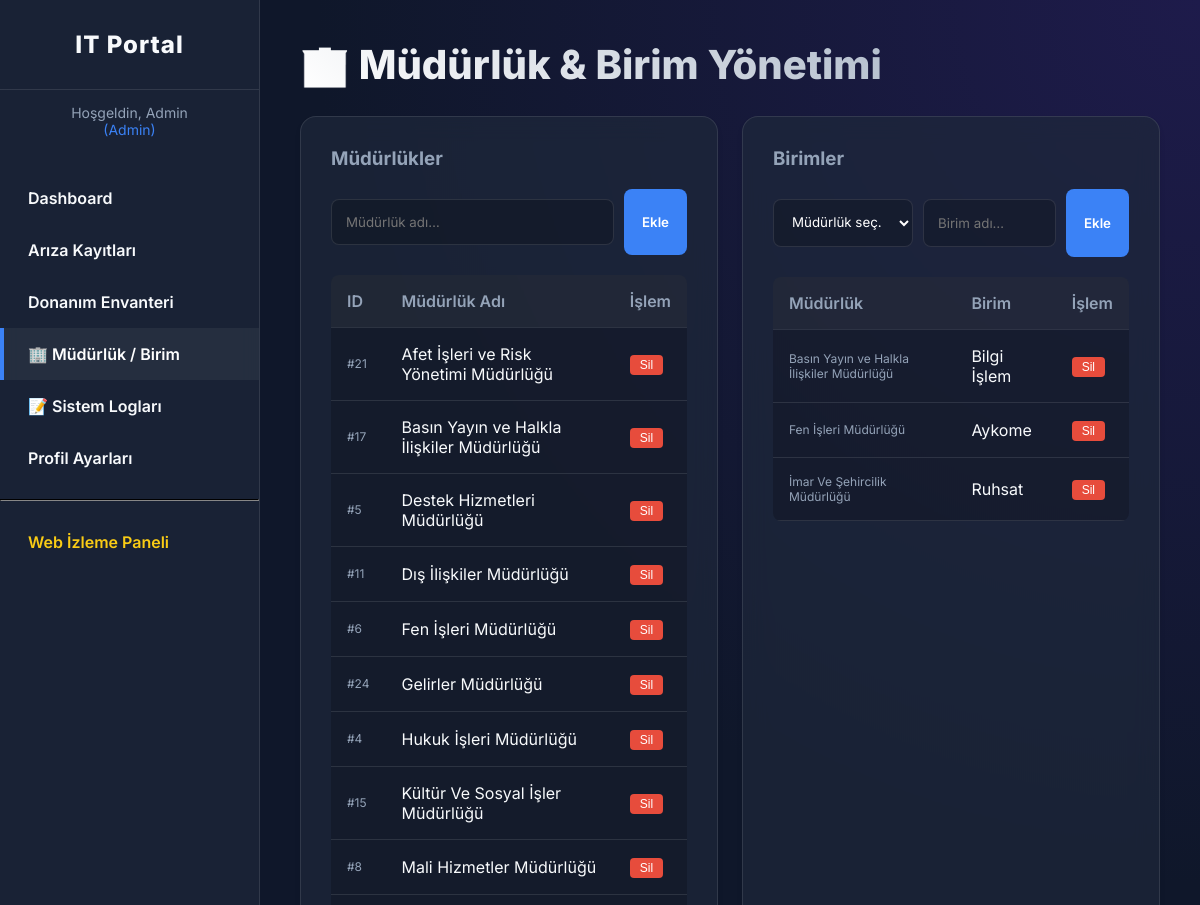
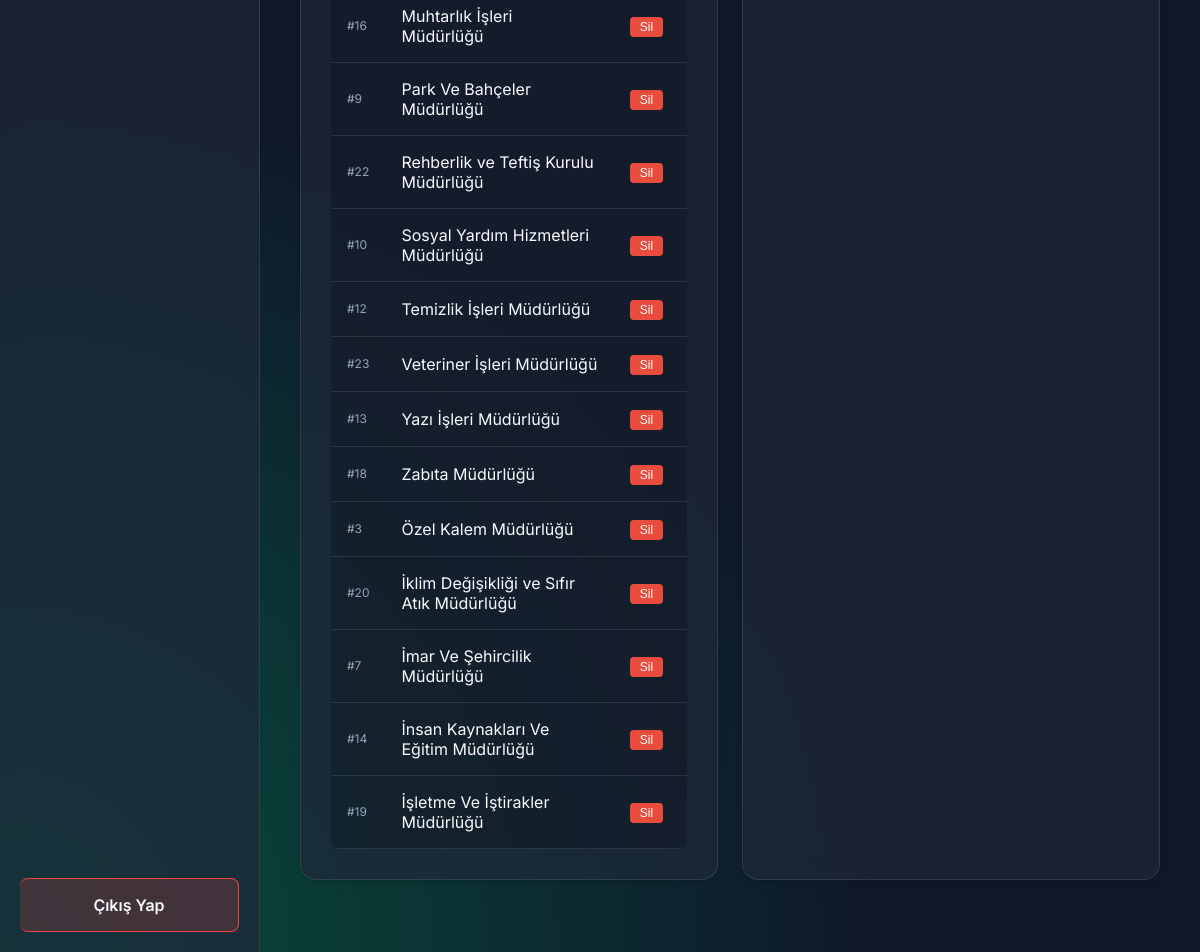
The page /departments (signed in) on the database its author committed (2 pictures, top to bottom).
### tables this page shows
CREATE TABLE departments (
                id INTEGER PRIMARY KEY AUTOINCREMENT,
                name TEXT UNIQUE NOT NULL
            );

CREATE TABLE units (
                id INTEGER PRIMARY KEY AUTOINCREMENT,
                department_id INTEGER NOT NULL,
                name TEXT NOT NULL,
                FOREIGN KEY (department_id) REFERENCES departments(id) ON DELETE CASCADE
            );

### web_server.py (the view, shortened to what this page needs)
@app.route('/departments', methods=['GET', 'POST'])
def departments():
    if 'user_id' not in session: return redirect(url_for('login'))
    if session.get('role') != 'Admin':
        flash("Müdürlük/Birim yönetimi yalnızca Admin'e açıktır.", "danger")
        return redirect(url_for('dashboard'))
    db = get_db()
    depts = [dict(r) for r in db.fetch_data("SELECT * FROM departments ORDER BY name")]
    units = [dict(r) for r in db.fetch_data(
        "SELECT u.*, d.name as dept_name FROM units u "
        "JOIN departments d ON d.id=u.department_id ORDER BY d.name, u.name"
    )]
    db.close()
    return render_template('departments.html', depts=depts, units=units)

### core/path_helper.py (called while the page is built)
def get_app_root():
    if getattr(sys, 'frozen', False):
        return os.path.dirname(sys.executable)
    return os.path.dirname(os.path.dirname(os.path.abspath(__file__)))

### database/connection.py (called while the page is built)
    def close(self):
        if self.connection:
            self.connection.close()
            self.connection = None

    def execute_query(self, query: str, parameters: tuple = ()) -> bool:
        try:
            if not self.connection: self.connect()
            cursor = self.connection.cursor()
            cursor.execute(query, parameters)
            self.connection.commit()
            return True
        except Exception as e:
            logging.error(f"Sorgu hatası: {e} | Sorgu: {query[:100]}")
            if self.connection: self.connection.rollback()
            return False

    def fetch_data(self, query: str, parameters: tuple = ()) -> list:
        try:
            if not self.connection: self.connect()
            cursor = self.connection.cursor()
            cursor.execute(query, parameters)
            return cursor.fetchall()
        except Exception as e:
            logging.error(f"Veri çekme hatası: {e}")
            return []

### web_server.py (called while the page is built)
def get_db():
    db = DatabaseConnection()
    db.connect()
    return db

@app.before_request
def update_last_active():
    if 'user_id' in session and request.endpoint and request.endpoint != 'static':
        db = get_db()
        db.execute_query("UPDATE users SET last_active=? WHERE id=?",
                         (str(int(time.time())) + "|web", session['user_id']))
        db.close()

### templates/departments.html (shortened to what this page needs)
{% extends 'layout.html' %}
{% block content %}
<h1>🏢 Müdürlük & Birim Yönetimi</h1>
<div style="display:grid; grid-template-columns:1fr 1fr; gap:24px; margin-bottom:32px;">
  <div class="glass-panel">
    <h3 style="margin-top:0; color:var(--text-muted);">Müdürlükler</h3>
    <form method="POST" style="display:flex; gap:10px; margin-bottom:16px;">
      <input type="text" name="dept_name" placeholder="Müdürlük adı…" required style="flex:1;">
      <button type="submit" class="btn" style="width:auto; padding:8px 18px;">Ekle</button>
    </form>
    <table>
      <thead><tr><th>ID</th><th>Müdürlük Adı</th><th>İşlem</th></tr></thead>
      <tbody>
        {% for d in depts %}
        <tr>
          <td style="color:var(--text-muted); font-size:12px;">#{{ d.id }}</td>
          <td>{{ d.name }}</td>
          <td>
            <form method="POST" onsubmit="return confirm('Bu müdürlük ve tüm birimleri silinecek!')" style="margin:0;">
              <button type="submit" style="background:#e74c3c;color:white;border:none;padding:3px 10px;border-radius:4px;cursor:pointer;font-size:12px;">Sil</button>
            </form>
          </td>
        </tr>
        {% else %}
        <tr><td colspan="3" style="text-align:center;color:var(--text-muted);">Henüz müdürlük yok.</td></tr>
        {% endfor %}
      </tbody>
    </table>
  </div>
  <div class="glass-panel">
    <h3 style="margin-top:0; color:var(--text-muted);">Birimler</h3>
    <form method="POST" style="display:flex; gap:10px; margin-bottom:16px; flex-wrap:wrap;">
      <select name="dept_id" required style="flex:1; min-width:140px;">
        <option value="">Müdürlük seç…</option>
      </select>
      <input type="text" name="unit_name" placeholder="Birim adı…" required style="flex:1;">
      <button type="submit" class="btn" style="width:auto; padding:8px 18px;">Ekle</button>
    </form>
    <table>
      <thead><tr><th>Müdürlük</th><th>Birim</th><th>İşlem</th></tr></thead>
      <tbody>
        {% for u in units %}
        <tr>
          <td style="color:var(--text-muted); font-size:12px;">{{ u.dept_name }}</td>
          <td>{{ u.name }}</td>
          <td>
            <form method="POST" onsubmit="return confirm('Bu birim silinecek!')" style="margin:0;">
              <button type="submit" style="background:#e74c3c;color:white;border:none;padding:3px 10px;border-radius:4px;cursor:pointer;font-size:12px;">Sil</button>
            </form>
          </td>
        </tr>
        {% else %}
        <tr><td colspan="3" style="text-align:center;color:var(--text-muted);">Henüz birim yok.</td></tr>
        {% endfor %}
      </tbody>
    </table>
  </div>
</div>
{% endblock %}

### templates/layout.html (shortened to what this page needs)
<!DOCTYPE html>
<html lang="tr">
<head>
    <link rel="stylesheet" href="{{ url_for('static', filename='css/style.css') }}">
</head>
<body>
    <div class="main-layout">
        <aside class="sidebar">
            <h2>IT Portal</h2>
            <p>Hoşgeldin, {{ session['username'] }}<br><span style="color:var(--primary-color);">({{ session['role'] }})</span></p>
            <div class="nav-links">
                {% if '*' in session.get('permissions', '') or 'dashboard' in session.get('permissions', '') %}
                <a href="{{ url_for('dashboard') }}" class="{{ 'active' if request.endpoint == 'dashboard' else '' }}">Dashboard</a>
                {% endif %}
                {% if '*' in session.get('permissions', '') or 'tickets' in session.get('permissions', '') %}
                <a href="{{ url_for('tickets') }}" class="{{ 'active' if request.endpoint == 'tickets' else '' }}">Arıza Kayıtları</a>
                {% endif %}
                {% if '*' in session.get('permissions', '') or 'inventory' in session.get('permissions', '') %}
                <a href="{{ url_for('inventory') }}" class="{{ 'active' if request.endpoint == 'inventory' else '' }}">Donanım Envanteri</a>
                {% endif %}
                {% if session.get('role') == 'Admin' %}
                <a href="{{ url_for('departments') }}" class="{{ 'active' if request.endpoint == 'departments' else '' }}">🏢 Müdürlük / Birim</a>
                <a href="{{ url_for('logs') }}" class="{{ 'active' if request.endpoint == 'logs' else '' }}">📝 Sistem Logları</a>
                {% endif %}
                {% if '*' in session.get('permissions', '') or 'profile' in session.get('permissions', '') %}
                <a href="{{ url_for('profile') }}" class="{{ 'active' if request.endpoint == 'profile' else '' }}">Profil Ayarları</a>
                {% endif %}
                {% if session.get('role') == 'Admin' %}
                <hr style="border-color: #333; margin: 15px 0;">
                <a href="{{ url_for('admin_users') }}" class="{{ 'active' if request.endpoint == 'admin_users' else '' }}" style="color: #facc15;">Web İzleme Paneli</a>
                {% endif %}
            </div>
            <div style="margin-top:auto; padding: 20px;">
                <a href="{{ url_for('logout') }}" class="btn btn-danger" style="width: 100%; text-align: center; border-left: none;">Çıkış Yap</a>
            </div>
        </aside>
        <main class="content-area">
            {% block content %}{% endblock %}
        </main>
    </div>
</body>
</html>

### static/css/style.css (style rules this page uses)
:root { --bg-color: #0f172a; --surface-color: rgba(30, 41, 59, 0.7); --glass-border: rgba(255, 255, 255, 0.1); --primary-color: #3b82f6; --primary-hover: #2563eb; --text-color: #f8fafc; --text-muted: #94a3b8; --danger: #ef4444; --success: #10b981; }
* { box-sizing: border-box; }
body { margin: 0; font-family: 'Inter', sans-serif; background: var(--bg-color); background-image: radial-gradient(circle at top right, #1e1b4b, transparent 40%), radial-gradient(circle at bottom left, #064e3b, transparent 40%); background-attachment: fixed; color: var(--text-color); min-height: 100vh; display: flex; flex-direction: column; }
.glass-panel { background: var(--surface-color); backdrop-filter: blur(12px); -webkit-backdrop-filter: blur(12px); border: 1px solid var(--glass-border); border-radius: 16px; padding: 30px; box-shadow: 0 4px 6px -1px rgba(0, 0, 0, 0.1), 0 2px 4px -1px rgba(0, 0, 0, 0.06); }
.main-layout { display: flex; flex: 1; height: 100vh; overflow: hidden; }
.sidebar { width: 260px; background: var(--surface-color); backdrop-filter: blur(10px); border-right: 1px solid var(--glass-border); display: flex; flex-direction: column; }
.sidebar h2 { text-align: center; font-weight: 800; padding: 30px 0; margin: 0; border-bottom: 1px solid var(--glass-border); letter-spacing: 1px; }
.sidebar p { text-align: center; color: var(--text-muted); font-size: 14px; }
.sidebar .nav-links { display: flex; flex-direction: column; margin-top: 20px; }
.sidebar a { color: var(--text-color); text-decoration: none; padding: 16px 24px; font-weight: 600; transition: all 0.3s ease; border-left: 4px solid transparent; }
.sidebar a:hover, .sidebar a.active { background: rgba(255, 255, 255, 0.05); border-left-color: var(--primary-color); color: #fff; }
.content-area { flex: 1; padding: 40px; overflow-y: auto; }
.btn { background: var(--primary-color); color: #fff; border: none; padding: 12px 24px; border-radius: 8px; font-family: 'Inter', sans-serif; font-weight: 600; cursor: pointer; transition: all 0.2s ease; display: inline-block; }
.btn-danger { background: rgba(239, 68, 68, 0.2); color: #fca5a5; border: 1px solid var(--danger); }
input, select, textarea { width: 100%; padding: 14px; margin: 10px 0; border: 1px solid var(--glass-border); border-radius: 8px; background: rgba(0, 0, 0, 0.2); color: white; font-family: 'Inter', sans-serif; }
table { width: 100%; border-collapse: collapse; margin-top: 20px; background: rgba(0,0,0,0.2); border-radius: 8px; overflow: hidden; }
th, td { padding: 16px; text-align: left; border-bottom: 1px solid var(--glass-border); }
th { background: rgba(255, 255, 255, 0.05); font-weight: 600; color: var(--text-muted); }
h1 { margin-top: 0; font-weight: 800; font-size: 2.5rem; background: -webkit-linear-gradient(45deg, #fff, #94a3b8); background-clip: text; -webkit-background-clip: text; -webkit-text-fill-color: transparent; }

### rows shown on the page
departments: id "21", name "Afet İşleri ve Risk Yönetimi Müdürlüğü"
departments: id "17", name "Basın Yayın ve Halkla İlişkiler Müdürlüğü"
departments: id "5", name "Destek Hizmetleri Müdürlüğü"
departments: id "11", name "Dış İlişkiler Müdürlüğü"
departments: id "6", name "Fen İşleri Müdürlüğü"
departments: id "24", name "Gelirler Müdürlüğü"
departments: id "4", name "Hukuk İşleri Müdürlüğü"
departments: id "15", name "Kültür Ve Sosyal İşler Müdürlüğü"
departments: id "8", name "Mali Hizmetler Müdürlüğü"
departments: id "16", name "Muhtarlık İşleri Müdürlüğü"
departments: id "9", name "Park Ve Bahçeler Müdürlüğü"
departments: id "22", name "Rehberlik ve Teftiş Kurulu Müdürlüğü"
departments: id "10", name "Sosyal Yardım Hizmetleri Müdürlüğü"
departments: id "12", name "Temizlik İşleri Müdürlüğü"
departments: id "23", name "Veteriner İşleri Müdürlüğü"
departments: id "13", name "Yazı İşleri Müdürlüğü"
departments: id "18", name "Zabıta Müdürlüğü"
departments: id "3", name "Özel Kalem Müdürlüğü"
departments: id "20", name "İklim Değişikliği ve Sıfır Atık Müdürlüğü"
departments: id "7", name "İmar Ve Şehircilik Müdürlüğü"
departments: id "14", name "İnsan Kaynakları Ve Eğitim Müdürlüğü"
departments: id "19", name "İşletme Ve İştirakler Müdürlüğü"
units: dept_name "Basın Yayın ve Halkla İlişkiler Müdürlüğü", name "Bilgi İşlem"
units: dept_name "Fen İşleri Müdürlüğü", name "Aykome"
units: dept_name "İmar Ve Şehircilik Müdürlüğü", name "Ruhsat"

### other values the page prints
{{ session['username'] }} "Admin"
{{ session['role'] }} "Admin"
